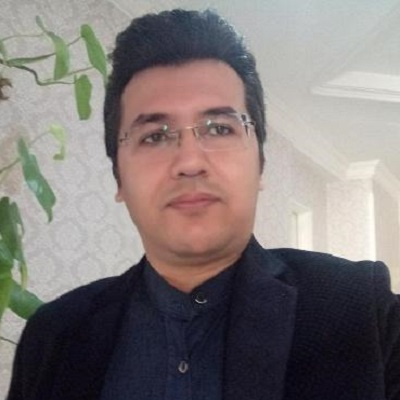
#> input picture Assignment_22/img/hw2/Ali.jpg, 400 x 400 px
$ python pic2paint.py
#> lines starting #> are read from the running program, lines starting #| are printed output that depends on the picture; after the words box and inside, x2 and y2 are one past the last pixel; in counts of white or black regions, pixels touching at a corner belong together
import cv2 as cv

myPic = cv.imread('img/hw2/Ali.jpg', 0)
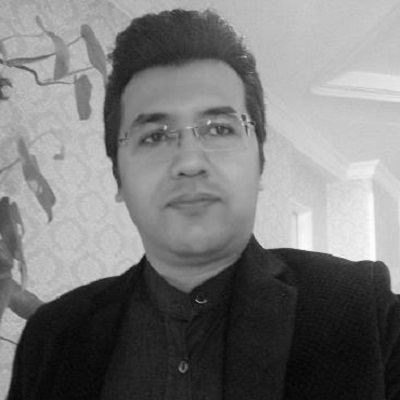
#> myPic: shape (400, 400); min 5, max 255, mean 121.5
inverted_pic = 255 - myPic
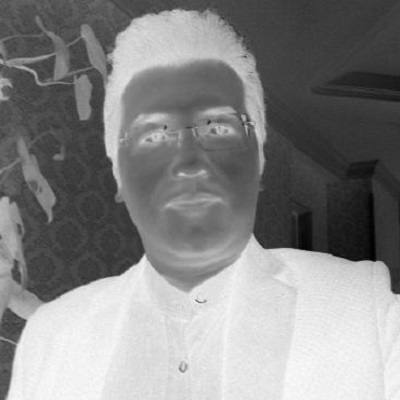
#> inverted_pic: shape (400, 400); min 0, max 250, mean 133.5
blurred_pic = cv.GaussianBlur(inverted_pic, (21, 21), 0)
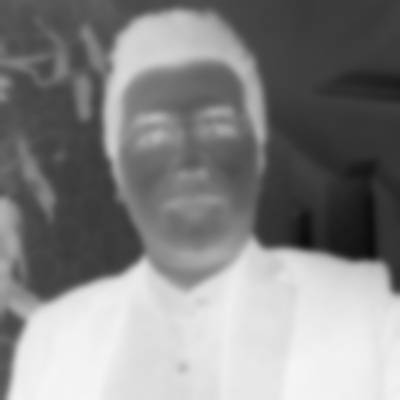
#> blurred_pic: shape (400, 400); min 11, max 245, mean 133.5
inverted_blurred_pic = 255 - blurred_pic
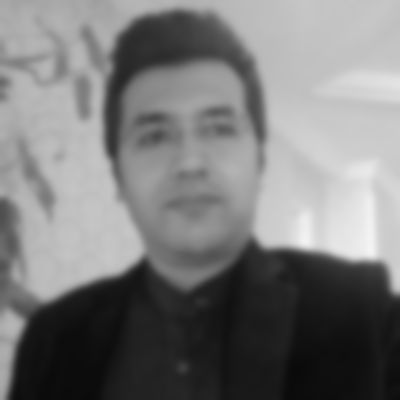
#> inverted_blurred_pic: shape (400, 400); min 10, max 244, mean 121.5
sketch_pic = myPic / inverted_blurred_pic
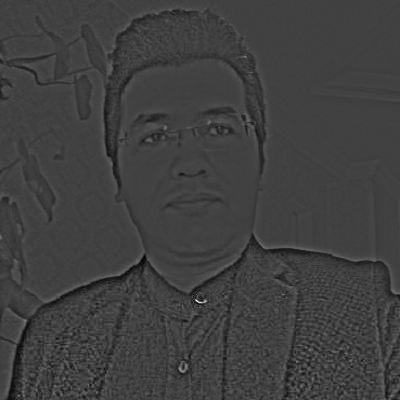
#> sketch_pic: shape (400, 400) float64; min 0.171, max 3.42, mean 0.991; drawn with min black and max white
sketch_pic *= 255

cv.imwrite('img/hw2/paint_of_myPic.jpg', sketch_pic)
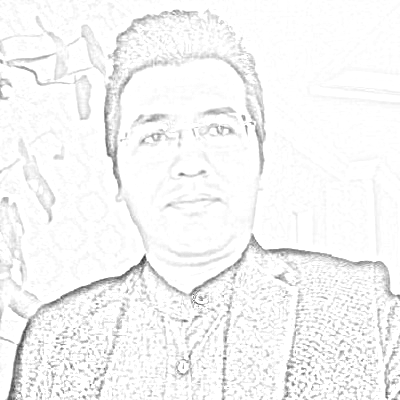
#> saved as paint_of_myPic.jpg: shape (400, 400); min 44, max 255, mean 245.7
cv.imshow('output', sketch_pic)
cv.waitKey()

$ run again, with Assignment_22/img/hw2/Elon_Musk.jpg copied over Assignment_22/img/hw2/Ali.jpg
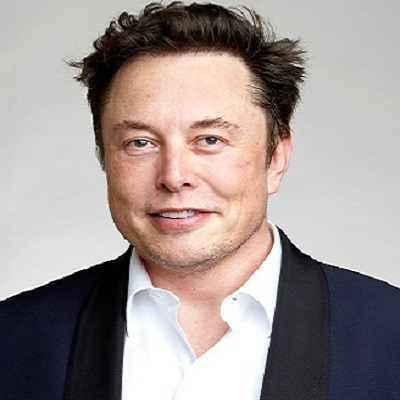
#> input picture Assignment_22/img/hw2/Elon_Musk.jpg, 400 x 400 px
#> `sketch_pic = myPic / inverted_blurred_pic`:
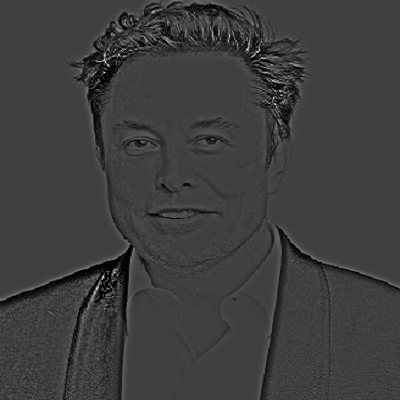
#> sketch_pic: shape (400, 400) float64; min 0, max 4, mean 0.977; drawn with min black and max white
#> `cv.imshow('output', sketch_pic)`:
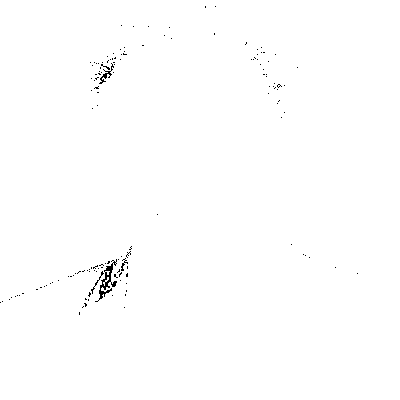
#> window 'output': shape (400, 400); 99.6% white; black in thin lines or dots, all inside (x1, y1, x2, y2) = (0, 6, 358, 315)
